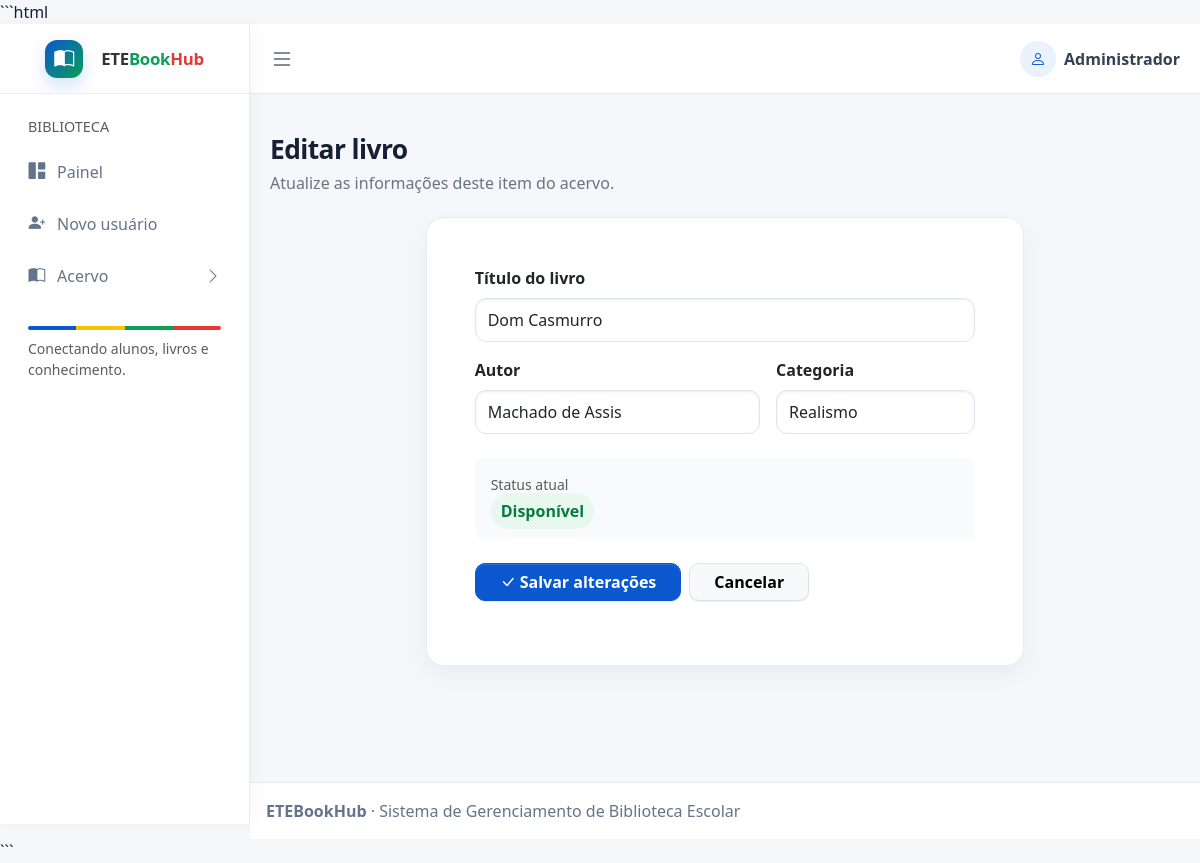
The app's page /editar_livro/1 (signed in), older data.
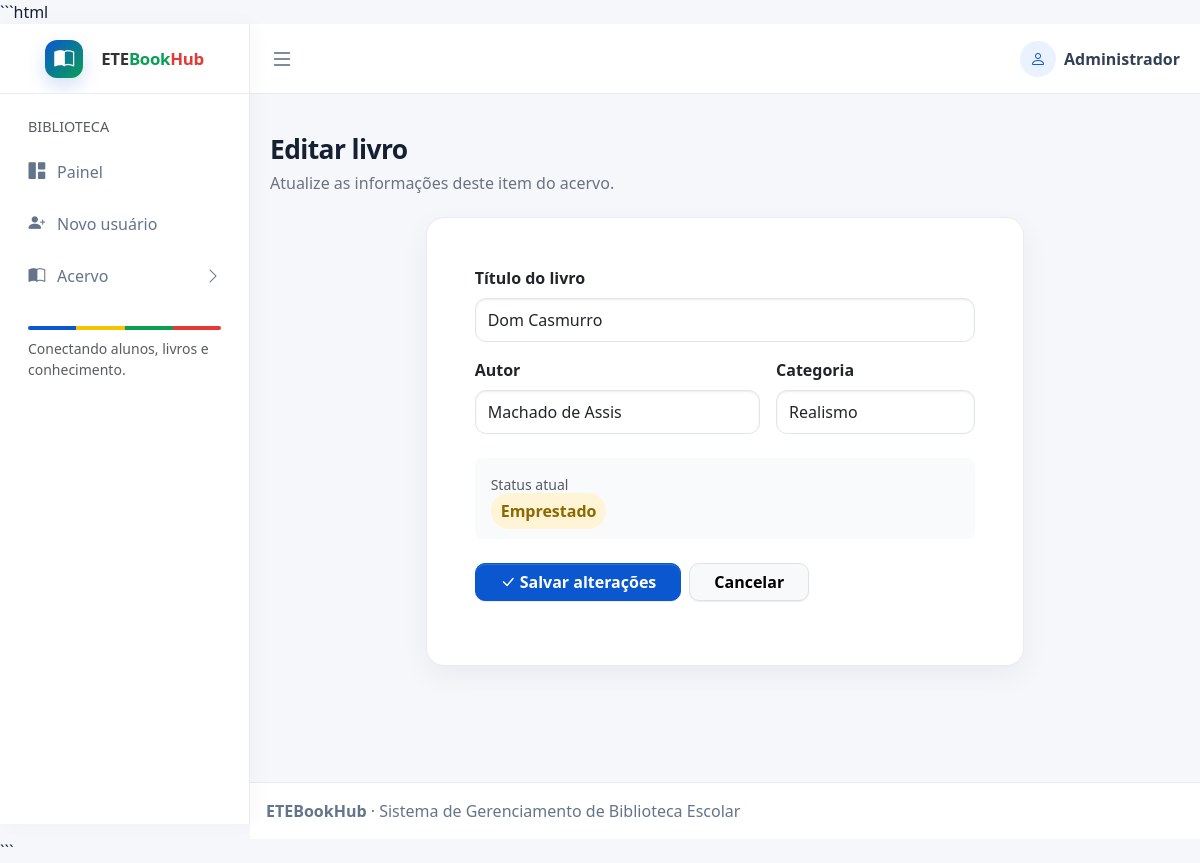
The same page, newer data.
### tables this page shows
CREATE TABLE livro(
   id integer primary key autoincrement,
   titulo varchar(150) not null,
   autor varchar(120) not null,
   categoria varchar(60),
   status varchar(20) default 'disponivel',
   imagem blob,
   img varchar(100)
);

### app.py (the view, shortened to what this page needs)
@app.route("/editar_livro/<int:id_livro>", methods=["GET", "POST"])
@login_required
def editarLivro(id_livro):
    livro = buscar_livro(id_livro)
    if livro is None:
        flash("Livro não encontrado.", "danger")
        return redirect(url_for("listarLivros"))
    return render_template("admin/editar_livro.html", livro=livro)

### app.py (called while the page is built)
def login_required(view):
    @wraps(view)
    def wrapped_view(*args, **kwargs):
        if session.get("usuario_id") is None:
            flash("Entre com sua conta para acessar o acervo.", "warning")
            return redirect(url_for("login"))
        return view(*args, **kwargs)
    return wrapped_view

### database.py (called while the page is built)
def conexao():
    conn = sqlite3.connect("biblioteca.db")
    conn.row_factory = sqlite3.Row
    return conn

def buscar_livro(id_livro):
    conn = conexao()
    livro = conn.execute(
        "SELECT * FROM livro WHERE id = ?", (id_livro,)
    ).fetchone()
    conn.close()
    return livro

### templates/admin/editar_livro.html (shortened to what this page needs)
{% extends 'admin/base.html' %}
{% block content %}
<div class="page-heading"><h1>Editar livro</h1><p>Atualize as informações deste item do acervo.</p></div>
<div class="row justify-content-center"><div class="col-xl-8"><div class="card"><div class="card-body p-4 p-lg-5">
<form method="POST">
  <div class="row g-3">
    <div class="col-12"><label for="titulo" class="form-label fw-semibold">Título do livro</label><input type="text" class="form-control" id="titulo" name="titulo" value="{{ livro['titulo'] }}" required></div>
    <div class="col-md-7"><label for="autor" class="form-label fw-semibold">Autor</label><input type="text" class="form-control" id="autor" name="autor" value="{{ livro['autor'] }}" required></div>
    <div class="col-md-5"><label for="categoria" class="form-label fw-semibold">Categoria</label><input type="text" class="form-control" id="categoria" name="categoria" value="{{ livro['categoria'] or '' }}"></div>
  </div>
  <div class="mt-4 p-3 rounded-3" style="background:#f8fafc"><small class="text-muted d-block mb-1">Status atual</small>{% if livro['status'] == 'disponivel' %}<span class="badge-soft badge-available">Disponível</span>{% else %}<span class="badge-soft badge-loaned">Emprestado</span>{% endif %}</div>
  <div class="d-flex gap-2 mt-4"><button type="submit" class="btn btn-primary px-4"><i class="bi bi-check-lg me-1"></i>Salvar alterações</button><a href="{{ url_for('listarLivros') }}" class="btn btn-light border px-4">Cancelar</a></div>
</form>
</div></div></div></div>
{% endblock %}

### templates/admin/base.html (shortened to what this page needs)
<!doctype html>
<html lang="pt-br">
<head>
    <link rel="stylesheet"
          href="https://cdn.jsdelivr.net/npm/@fontsource/source-sans-3@5.0.12/index.css"
 />
    <link rel="stylesheet"
          href="https://cdn.jsdelivr.net/npm/bootstrap-icons@1.13.1/font/bootstrap-icons.min.css"
 />
    <link rel="stylesheet"
          href="{{ url_for('static', filename='css/dist/css/adminlte.css') }}" />
    <link rel="stylesheet"
          href="https://cdn.jsdelivr.net/npm/bootstrap@5.3.8/dist/css/bootstrap.min.css"
>
    <link rel="stylesheet"
          href="{{ url_for('static', filename='css/etebookhub.css') }}" />
</head>
<body class="layout-fixed sidebar-expand-lg">
<div class="app-wrapper">
    <nav class="app-header navbar navbar-expand">
        <div class="container-fluid">
            <ul class="navbar-nav">
                <li class="nav-item">
                    <a class="nav-link"
                       data-lte-toggle="sidebar"
                       href="#">
                        <i class="bi bi-list fs-4"></i>
                    </a>
                </li>
            </ul>
            <ul class="navbar-nav ms-auto">
                <li class="nav-item dropdown user-menu">
                    <a href="#"
                       class="nav-link dropdown-toggle d-flex align-items-center gap-2"
                       data-bs-toggle="dropdown">
                        <span class="user-avatar">
                            <i class="bi bi-person"></i>
                        </span>
                        <span class="user-pill d-none d-md-inline">
                            {{ session.get('usuario_nome', 'Visitante') }}
                        </span>
                    </a>
                </li>
            </ul>
        </div>
    </nav>
    <aside class="app-sidebar shadow-none" data-bs-theme="light">
        <div class="sidebar-brand">
            <a href="{{ url_for('index') }}" class="brand-link">
                <span class="brand-mark">
                    <i class="bi bi-book-half"></i>
                </span>
                <span class="brand-text">
                    ETE<span class="book">Book</span><span class="hub">Hub</span>
                </span>
            </a>
        </div>
        <div class="sidebar-wrapper">
            <nav>
                <ul class="nav sidebar-menu flex-column"
                    data-lte-toggle="treeview"
                    role="navigation"
                    data-accordion="false">
                    <li class="nav-header text-uppercase small text-muted px-3 pt-2 pb-2">
                        Biblioteca
                    </li>
                    <li class="nav-item">
                        <a href="{{ url_for('index') }}"
                           class="nav-link {% if request.endpoint == 'index' %}active{% endif %}">
                            <i class="nav-icon bi bi-grid-1x2-fill"></i>
                            <p>Painel</p>
                        </a>
                    </li>
                    <li class="nav-item">
                        <a href="{{ url_for('cadastrarUsuarioAdmin') }}"
                           class="nav-link {% if request.endpoint == 'cadastrarUsuarioAdmin' %}active{% endif %}">
                            <i class="nav-icon bi bi-person-plus-fill"></i>
                            <p>Novo usuário</p>
                        </a>
                    </li>
                    <li class="nav-item">
                        <a href="#" class="nav-link">
                            <i class="nav-icon bi bi-book-half"></i>
                            <p>
                                Acervo
                            </p>
                        </a>
                    </li>
                </ul>
            </nav>
            <div class="px-3 mt-4">
                <div class="logo-strip">
                    <span class="b"></span>
                    <span class="y"></span>
                    <span class="g"></span>
                    <span class="r"></span>
                </div>
                <small class="text-muted d-block mt-2">
                    Conectando alunos, livros e conhecimento.
                </small>
            </div>
        </div>
    </aside>
    <main class="app-main">
        <div class="app-content-header">
        </div>
        <div class="app-content">
            <div class="container-fluid">
                {% block content %}
                {% endblock %}
            </div>
        </div>
    </main>
    <footer class="app-footer">
        <strong>ETEBookHub</strong>
        · Sistema de Gerenciamento de Biblioteca Escolar
    </footer>
</div>
</body>
</html>

### static/css/etebookhub.css (style rules this page uses)
:root { --ete-blue: #0b57d0; --ete-blue-dark: #083b8f; --ete-green: #0a9f55; --ete-yellow: #f5c400; --ete-red: #e53935; --ete-bg: #f5f7fb; --ete-text: #172033; --ete-muted: #6b7280; --ete-border: #e8ecf2; --ete-radius: 18px; }
body { background: var(--ete-bg) !important; color: var(--ete-text); }
.app-header { height: 70px !important; border-bottom: 1px solid var(--ete-border); background: rgba(255,255,255,.96) !important; }
.app-header .nav-link { color: #526071; }
.app-sidebar { background: #fff !important; border-right: 1px solid var(--ete-border); box-shadow: 4px 0 18px rgba(15,23,42,.03) !important; }
.sidebar-brand { height: 70px; border-bottom: 1px solid var(--ete-border); background: #fff; }
.brand-link { display:flex; align-items:center; gap:10px; height:70px; padding:0 20px; text-decoration:none; }
.brand-mark { width:38px; height:38px; border-radius:12px; display:grid; place-items:center; color:#fff; background: linear-gradient(135deg,var(--ete-blue),var(--ete-green)); box-shadow: 0 8px 18px rgba(11,87,208,.18); }
.brand-text { font-size:1.05rem; font-weight:800 !important; letter-spacing:-.3px; color:var(--ete-blue); }
.brand-text .book { color:var(--ete-green); }
.brand-text .hub { color:var(--ete-red); }
.sidebar-wrapper { padding: 14px 12px; }
.sidebar-menu .nav-link { border-radius: 12px; color:#64748b !important; margin: 3px 0; padding: 11px 13px; }
.sidebar-menu .nav-icon { width:1.5rem; font-size:1.05rem; }
.app-main { min-height: calc(100vh - 112px); }
.app-content { padding-top: 8px; }
.page-heading { margin-bottom: 22px; }
.page-heading h1 { font-size:1.65rem; font-weight:800; letter-spacing:-.6px; margin:0; }
.page-heading p { margin:5px 0 0; color:var(--ete-muted); }
.card, .small-box { border:1px solid var(--ete-border) !important; border-radius:var(--ete-radius) !important; box-shadow:0 10px 28px rgba(15,23,42,.05) !important; overflow:hidden; }
.card { background:#fff; }
.card-body { padding:20px; }
.btn { border-radius:10px !important; font-weight:600; }
.btn-primary { background:var(--ete-blue) !important; border-color:var(--ete-blue) !important; }
.form-control, .form-select { border-radius:11px; border-color:#dfe5ed; min-height:44px; }
.badge-soft { border-radius:999px; padding:7px 10px; font-weight:700; }
.badge-loaned { background:#fff5d6; color:#8a6900; }
.logo-strip { display:flex; height:4px; border-radius:999px; overflow:hidden; margin-top:18px; }
.logo-strip span { flex:1; }
.logo-strip .b { background:var(--ete-blue); }
.logo-strip .y { background:var(--ete-yellow); }
.logo-strip .g { background:var(--ete-green); }
.logo-strip .r { background:var(--ete-red); }
.app-footer { background:#fff; border-top:1px solid var(--ete-border); color:#64748b; }
.user-pill { color:#344054; font-weight:600; }
.user-avatar { width:36px; height:36px; display:inline-grid; place-items:center; border-radius:50%; background:#eaf2ff; color:var(--ete-blue); }

Row changes from the older to the newer data that the page shows:
changed livro "Dom Casmurro": status "disponivel" → "emprestado" (drawn)
Text that changed along with them:
text no longer shown: "Disponível"
text now shown: "Emprestado"
